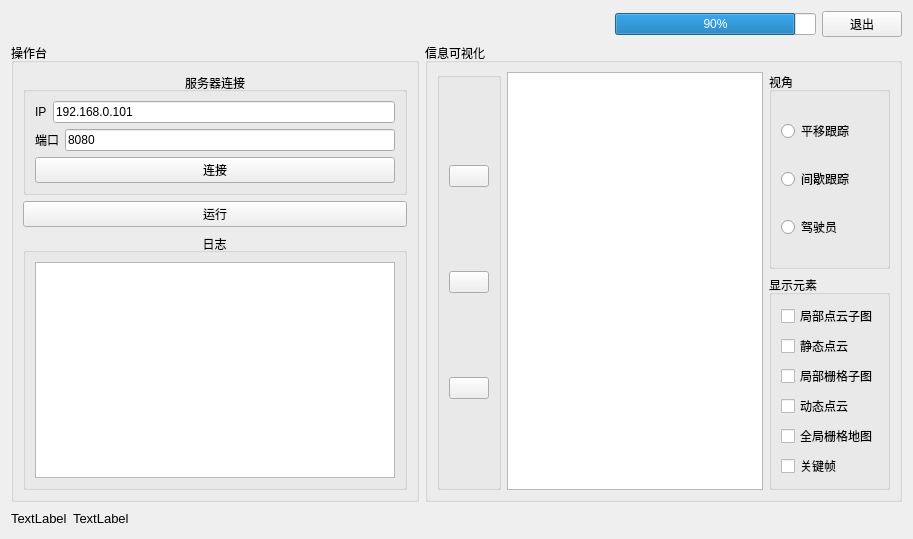
<?xml version="1.0" encoding="UTF-8"?>
<ui version="4.0">
 <class>MainWindow</class>
 <widget class="QWidget" name="MainWindow">
  <property name="geometry">
   <rect>
    <x>0</x>
    <y>0</y>
    <width>913</width>
    <height>539</height>
   </rect>
  </property>
  <property name="windowTitle">
   <string>智能机器人管家</string>
  </property>
  <property name="autoFillBackground">
   <bool>false</bool>
  </property>
  <layout class="QHBoxLayout" name="horizontalLayout_6">
   <item>
    <layout class="QVBoxLayout" name="verticalLayout_2">
     <item>
      <layout class="QHBoxLayout" name="horizontalLayout_7">
       <item>
        <spacer name="horizontalSpacer">
         <property name="orientation">
          <enum>Qt::Horizontal</enum>
         </property>
         <property name="sizeHint" stdset="0">
          <size>
           <width>40</width>
           <height>20</height>
          </size>
         </property>
        </spacer>
       </item>
       <item>
        <spacer name="horizontalSpacer_3">
         <property name="orientation">
          <enum>Qt::Horizontal</enum>
         </property>
         <property name="sizeHint" stdset="0">
          <size>
           <width>40</width>
           <height>20</height>
          </size>
         </property>
        </spacer>
       </item>
       <item>
        <spacer name="horizontalSpacer_4">
         <property name="orientation">
          <enum>Qt::Horizontal</enum>
         </property>
         <property name="sizeHint" stdset="0">
          <size>
           <width>40</width>
           <height>20</height>
          </size>
         </property>
        </spacer>
       </item>
       <item>
        <widget class="QProgressBar" name="progressBar">
         <property name="value">
          <number>90</number>
         </property>
        </widget>
       </item>
       <item>
        <widget class="QPushButton" name="pushButton">
         <property name="text">
          <string>退出</string>
         </property>
        </widget>
       </item>
      </layout>
     </item>
     <item>
      <layout class="QHBoxLayout" name="horizontalLayout_4">
       <item>
        <widget class="QGroupBox" name="groupBox_3">
         <property name="title">
          <string>操作台</string>
         </property>
         <layout class="QVBoxLayout" name="verticalLayout_7">
          <item>
           <widget class="QGroupBox" name="groupBox">
            <property name="title">
             <string>服务器连接</string>
            </property>
            <property name="alignment">
             <set>Qt::AlignCenter</set>
            </property>
            <layout class="QVBoxLayout" name="verticalLayout_6">
             <item>
              <layout class="QHBoxLayout" name="horizontalLayout">
               <item>
                <widget class="QLabel" name="label">
                 <property name="text">
                  <string>IP</string>
                 </property>
                </widget>
               </item>
               <item>
                <widget class="QLineEdit" name="line_ip_Edit">
                 <property name="text">
                  <string>192.168.0.101</string>
                 </property>
                </widget>
               </item>
              </layout>
             </item>
             <item>
              <layout class="QHBoxLayout" name="horizontalLayout_2">
               <item>
                <widget class="QLabel" name="label_2">
                 <property name="text">
                  <string>端口</string>
                 </property>
                </widget>
               </item>
               <item>
                <widget class="QLineEdit" name="line_port_Edit">
                 <property name="text">
                  <string>8080</string>
                 </property>
                </widget>
               </item>
              </layout>
             </item>
             <item>
              <widget class="QPushButton" name="server_connect_Button">
               <property name="text">
                <string>连接</string>
               </property>
              </widget>
             </item>
            </layout>
           </widget>
          </item>
          <item>
           <widget class="QPushButton" name="bringup_button">
            <property name="text">
             <string>运行</string>
            </property>
           </widget>
          </item>
          <item>
           <widget class="QGroupBox" name="groupBox_4">
            <property name="title">
             <string>日志</string>
            </property>
            <property name="alignment">
             <set>Qt::AlignCenter</set>
            </property>
            <layout class="QHBoxLayout" name="horizontalLayout_8">
             <item>
              <widget class="QTextBrowser" name="msg_output"/>
             </item>
            </layout>
           </widget>
          </item>
         </layout>
        </widget>
       </item>
       <item>
        <widget class="QGroupBox" name="groupBox_2">
         <property name="title">
          <string>信息可视化</string>
         </property>
         <layout class="QHBoxLayout" name="horizontalLayout_3">
          <item>
           <widget class="QGroupBox" name="groupBox_5">
            <property name="title">
             <string/>
            </property>
            <layout class="QVBoxLayout" name="verticalLayout_3">
             <item>
              <widget class="QPushButton" name="pushButton_plus">
               <property name="text">
                <string/>
               </property>
              </widget>
             </item>
             <item>
              <widget class="QPushButton" name="pushButton_return">
               <property name="text">
                <string/>
               </property>
              </widget>
             </item>
             <item>
              <widget class="QPushButton" name="pushButton_minus">
               <property name="text">
                <string/>
               </property>
              </widget>
             </item>
            </layout>
           </widget>
          </item>
          <item>
           <widget class="QGraphicsView" name="mapViz">
            <property name="backgroundBrush">
             <brush brushstyle="SolidPattern">
              <color alpha="255">
               <red>79</red>
               <green>79</green>
               <blue>79</blue>
              </color>
             </brush>
            </property>
           </widget>
          </item>
          <item>
           <layout class="QVBoxLayout" name="verticalLayout">
            <item>
             <widget class="QGroupBox" name="groupBox_6">
              <property name="title">
               <string>视角</string>
              </property>
              <layout class="QVBoxLayout" name="verticalLayout_4">
               <item>
                <widget class="QRadioButton" name="radioButton">
                 <property name="text">
                  <string>平移跟踪</string>
                 </property>
                </widget>
               </item>
               <item>
                <widget class="QRadioButton" name="radioButton_4">
                 <property name="text">
                  <string>间歇跟踪</string>
                 </property>
                </widget>
               </item>
               <item>
                <widget class="QRadioButton" name="radioButton_2">
                 <property name="text">
                  <string>驾驶员</string>
                 </property>
                </widget>
               </item>
              </layout>
             </widget>
            </item>
            <item>
             <widget class="QGroupBox" name="groupBox_7">
              <property name="title">
               <string>显示元素</string>
              </property>
              <layout class="QVBoxLayout" name="verticalLayout_5">
               <item>
                <widget class="QCheckBox" name="checkBox_2">
                 <property name="text">
                  <string>局部点云子图</string>
                 </property>
                </widget>
               </item>
               <item>
                <widget class="QCheckBox" name="checkBox_4">
                 <property name="text">
                  <string>静态点云</string>
                 </property>
                </widget>
               </item>
               <item>
                <widget class="QCheckBox" name="checkBox">
                 <property name="text">
                  <string>局部栅格子图</string>
                 </property>
                </widget>
               </item>
               <item>
                <widget class="QCheckBox" name="checkBox_5">
                 <property name="text">
                  <string>动态点云</string>
                 </property>
                </widget>
               </item>
               <item>
                <widget class="QCheckBox" name="checkBox_3">
                 <property name="text">
                  <string>全局栅格地图</string>
                 </property>
                </widget>
               </item>
               <item>
                <widget class="QCheckBox" name="checkBox_6">
                 <property name="text">
                  <string>关键帧</string>
                 </property>
                </widget>
               </item>
              </layout>
             </widget>
            </item>
           </layout>
          </item>
         </layout>
        </widget>
       </item>
      </layout>
     </item>
     <item>
      <layout class="QHBoxLayout" name="horizontalLayout_5">
       <item>
        <widget class="QLabel" name="label_status_img">
         <property name="font">
          <font>
           <pointsize>10</pointsize>
          </font>
         </property>
         <property name="text">
          <string>TextLabel</string>
         </property>
        </widget>
       </item>
       <item>
        <widget class="QLabel" name="label_status">
         <property name="font">
          <font>
           <pointsize>10</pointsize>
           <bold>false</bold>
          </font>
         </property>
         <property name="text">
          <string>TextLabel</string>
         </property>
        </widget>
       </item>
       <item>
        <spacer name="horizontalSpacer_2">
         <property name="orientation">
          <enum>Qt::Horizontal</enum>
         </property>
         <property name="sizeHint" stdset="0">
          <size>
           <width>40</width>
           <height>20</height>
          </size>
         </property>
        </spacer>
       </item>
      </layout>
     </item>
    </layout>
   </item>
  </layout>
 </widget>
 <resources/>
 <connections/>
</ui>
